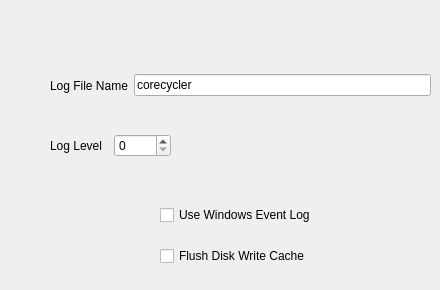
    <widget class="QWidget" name="logging_tab">
     <attribute name="title">
      <string>Logging</string>
     </attribute>
     <widget class="QWidget" name="horizontalLayoutWidget_23">
      <property name="geometry">
       <rect>
        <x>50</x>
        <y>70</y>
        <width>381</width>
        <height>31</height>
       </rect>
      </property>
      <layout class="QHBoxLayout" name="horizontalLayout_23">
       <item>
        <widget class="QLabel" name="logging_name_label">
         <property name="text">
          <string>Log File Name</string>
         </property>
        </widget>
       </item>
       <item>
        <widget class="QLineEdit" name="logging_name_lineEdit">
         <property name="text">
          <string>corecycler</string>
         </property>
         <property name="placeholderText">
          <string/>
         </property>
        </widget>
       </item>
      </layout>
     </widget>
     <widget class="QWidget" name="horizontalLayoutWidget_24">
      <property name="geometry">
       <rect>
        <x>50</x>
        <y>130</y>
        <width>121</width>
        <height>31</height>
       </rect>
      </property>
      <layout class="QHBoxLayout" name="horizontalLayout_24">
       <item>
        <widget class="QLabel" name="logging_logLevel_label">
         <property name="text">
          <string>Log Level</string>
         </property>
        </widget>
       </item>
       <item>
        <widget class="QSpinBox" name="logging_logLevel_spinBox">
         <property name="maximum">
          <number>4</number>
         </property>
        </widget>
       </item>
      </layout>
     </widget>
     <widget class="QWidget" name="verticalLayoutWidget_7">
      <property name="geometry">
       <rect>
        <x>160</x>
        <y>190</y>
        <width>171</width>
        <height>91</height>
       </rect>
      </property>
      <layout class="QVBoxLayout" name="verticalLayout_8">
       <item>
        <widget class="QCheckBox" name="logging_useWindowsEventLog_checkBox">
         <property name="text">
          <string>Use Windows Event Log</string>
         </property>
        </widget>
       </item>
       <item>
        <widget class="QCheckBox" name="logging_flushDiskWriteCache_checkBox">
         <property name="text">
          <string>Flush Disk Write Cache</string>
         </property>
        </widget>
       </item>
      </layout>
     </widget>
    </widget>
